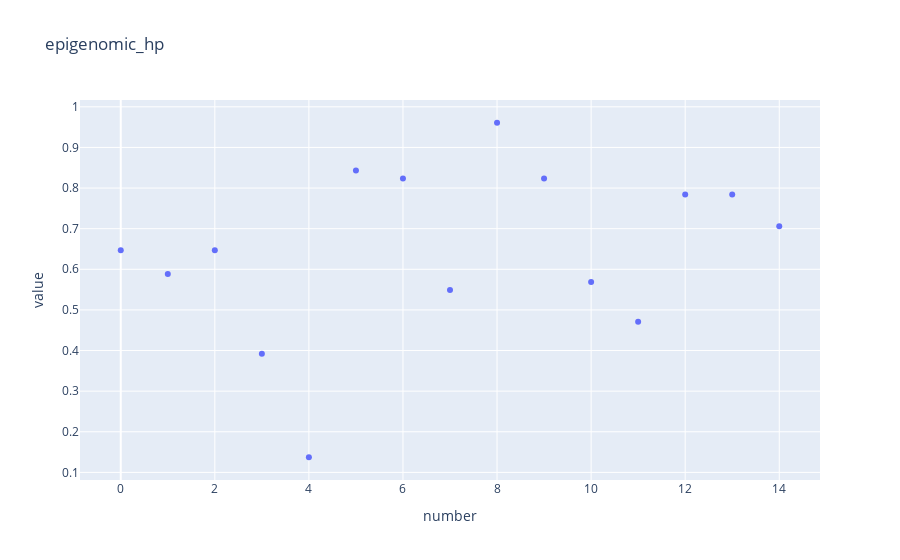
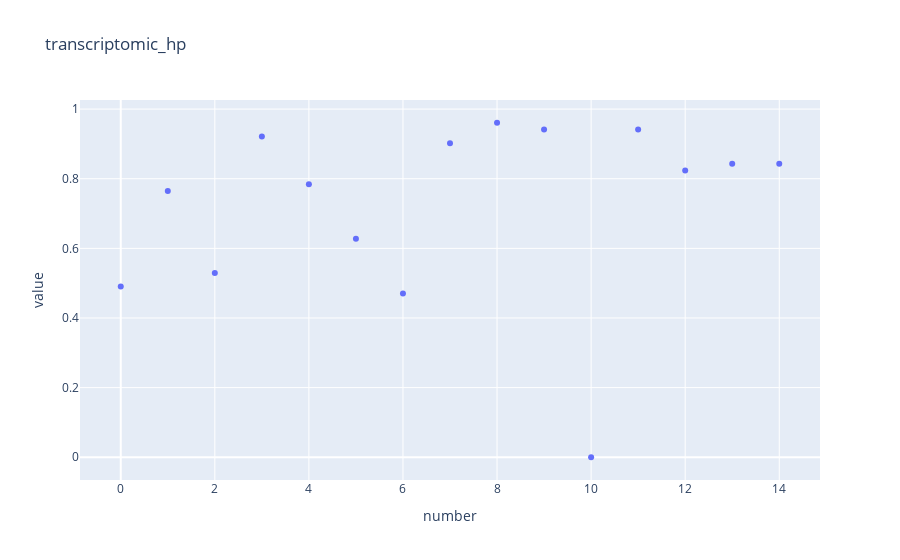
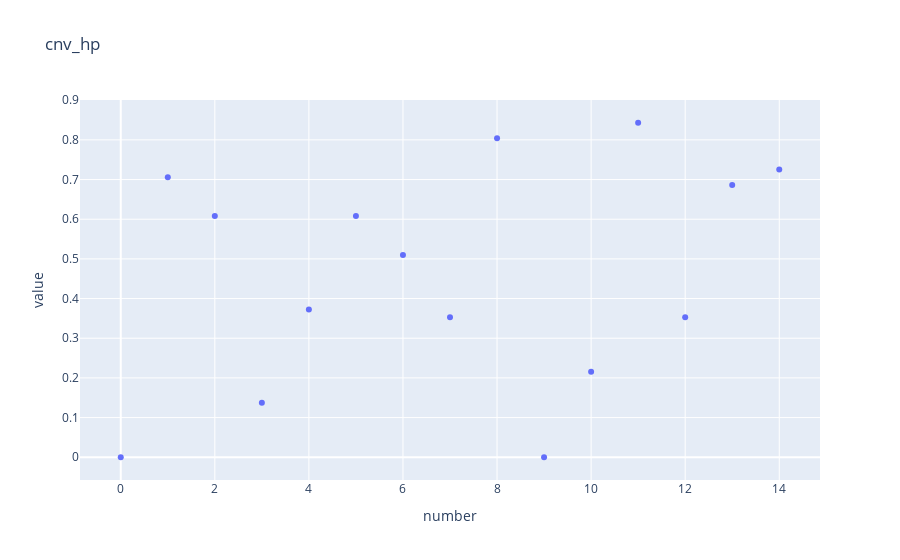
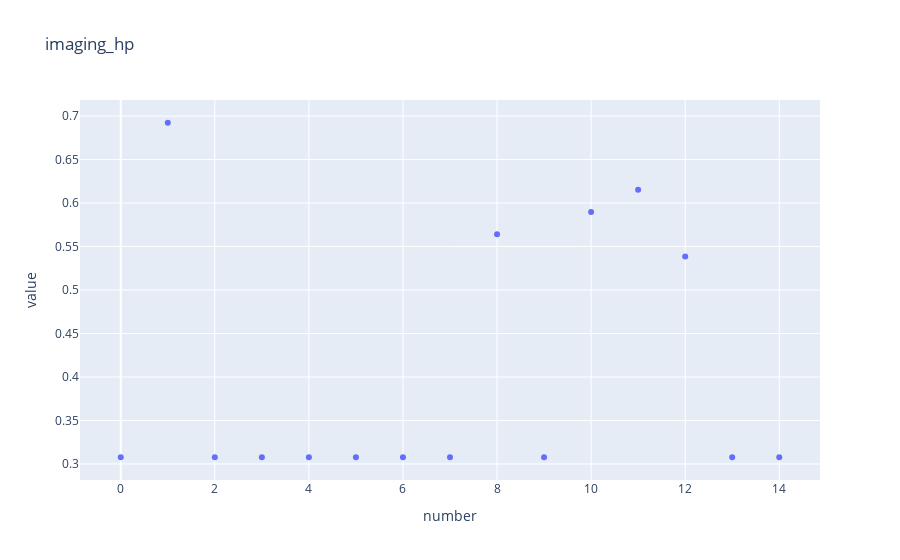

Here is the notebook cell these charts were saved with, in order:
### Code cell
dfs = []
for hp in hps:
    df = pd.read_csv(os.path.join(hps[hp], 'study_results.csv'))
    dfs.append(df)
    fig = px.scatter(df, x='number', y='value', title=hp)
    fig.show()

### Figure 1 — Plotly figure (JSON) as saved in the notebook; plotly's stock layout.template omitted (floating-point values rounded to 4 significant figures)
{"data": [{"hovertemplate": "number=%{x}<br>value=%{y}<extra></extra>", "legendgroup": "", "marker": {"color": "#636efa", "symbol": "circle"}, "mode": "markers", "name": "", "orientation": "v", "showlegend": false, "type": "scatter", "x": [0, 1, 2, 3, 4, 5, 6, 7, 8, 9, 10, 11, 12, 13, 14], "xaxis": "x", "y": [0.6471, 0.5882, 0.6471, 0.3922, 0.1373, 0.8431, 0.8235, 0.549, 0.9608, 0.8235, 0.5686, 0.4706, 0.7843, 0.7843, 0.7059], "yaxis": "y"}], "layout": {"legend": {"tracegroupgap": 0}, "title": {"text": "epigenomic_hp"}, "xaxis": {"anchor": "y", "domain": [0, 1], "title": {"text": "number"}}, "yaxis": {"anchor": "x", "domain": [0, 1], "title": {"text": "value"}}}}

### Figure 2 — Plotly figure (JSON) as saved in the notebook; plotly's stock layout.template omitted (floating-point values rounded to 4 significant figures)
{"data": [{"hovertemplate": "number=%{x}<br>value=%{y}<extra></extra>", "legendgroup": "", "marker": {"color": "#636efa", "symbol": "circle"}, "mode": "markers", "name": "", "orientation": "v", "showlegend": false, "type": "scatter", "x": [0, 1, 2, 3, 4, 5, 6, 7, 8, 9, 10, 11, 12, 13, 14], "xaxis": "x", "y": [0.4902, 0.7647, 0.5294, 0.9216, 0.7843, 0.6275, 0.4706, 0.902, 0.9608, 0.9412, 0, 0.9412, 0.8235, 0.8431, 0.8431], "yaxis": "y"}], "layout": {"legend": {"tracegroupgap": 0}, "title": {"text": "transcriptomic_hp"}, "xaxis": {"anchor": "y", "domain": [0, 1], "title": {"text": "number"}}, "yaxis": {"anchor": "x", "domain": [0, 1], "title": {"text": "value"}}}}

### Figure 3 — Plotly figure (JSON) as saved in the notebook; plotly's stock layout.template omitted (floating-point values rounded to 4 significant figures)
{"data": [{"hovertemplate": "number=%{x}<br>value=%{y}<extra></extra>", "legendgroup": "", "marker": {"color": "#636efa", "symbol": "circle"}, "mode": "markers", "name": "", "orientation": "v", "showlegend": false, "type": "scatter", "x": [0, 1, 2, 3, 4, 5, 6, 7, 8, 9, 10, 11, 12, 13, 14], "xaxis": "x", "y": [0, 0.7059, 0.6078, 0.1373, 0.3725, 0.6078, 0.5098, 0.3529, 0.8039, 0, 0.2157, 0.8431, 0.3529, 0.6863, 0.7255], "yaxis": "y"}], "layout": {"legend": {"tracegroupgap": 0}, "title": {"text": "cnv_hp"}, "xaxis": {"anchor": "y", "domain": [0, 1], "title": {"text": "number"}}, "yaxis": {"anchor": "x", "domain": [0, 1], "title": {"text": "value"}}}}

### Figure 4 — Plotly figure (JSON) as saved in the notebook; plotly's stock layout.template omitted (floating-point values rounded to 4 significant figures)
{"data": [{"hovertemplate": "number=%{x}<br>value=%{y}<extra></extra>", "legendgroup": "", "marker": {"color": "#636efa", "symbol": "circle"}, "mode": "markers", "name": "", "orientation": "v", "showlegend": false, "type": "scatter", "x": [0, 1, 2, 3, 4, 5, 6, 7, 8, 9, 10, 11, 12, 13, 14], "xaxis": "x", "y": [0.3077, 0.6923, 0.3077, 0.3077, 0.3077, 0.3077, 0.3077, 0.3077, 0.5641, 0.3077, 0.5897, 0.6154, 0.5385, 0.3077, 0.3077], "yaxis": "y"}], "layout": {"legend": {"tracegroupgap": 0}, "title": {"text": "imaging_hp"}, "xaxis": {"anchor": "y", "domain": [0, 1], "title": {"text": "number"}}, "yaxis": {"anchor": "x", "domain": [0, 1], "title": {"text": "value"}}}}
